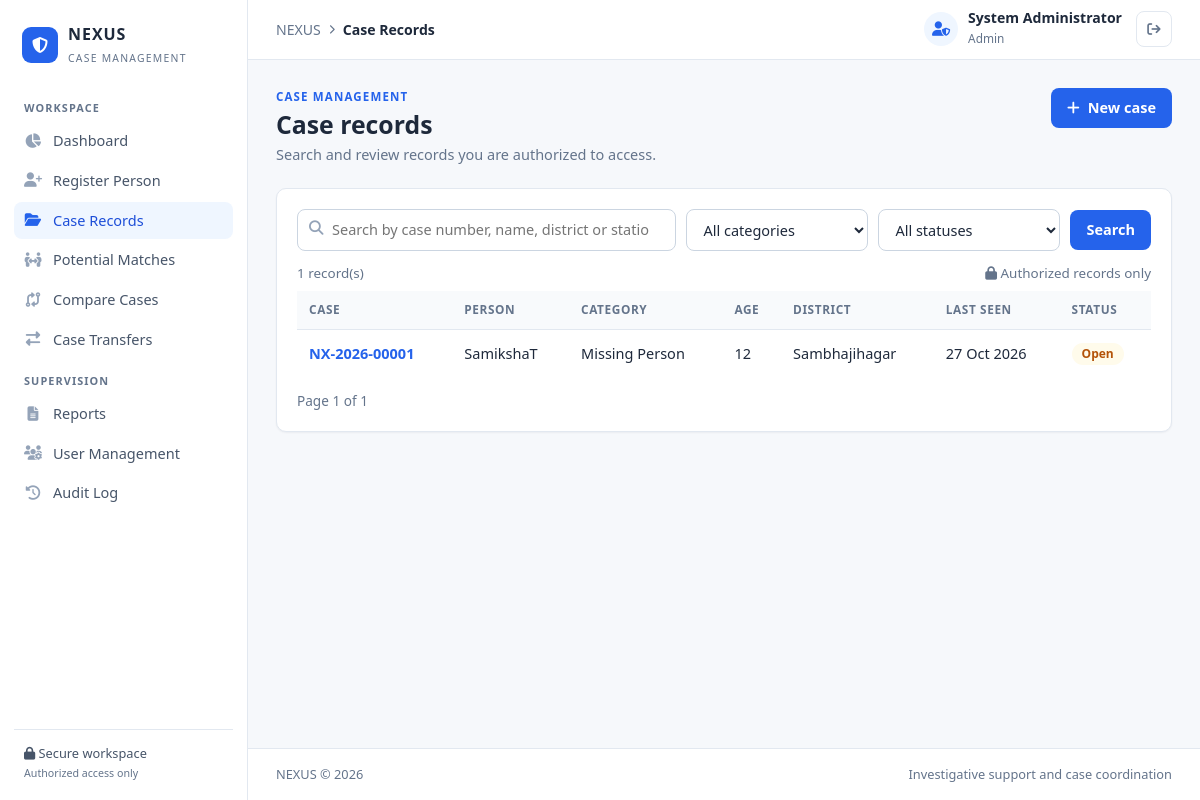
The app's page /cases (signed in) with its own data.
### tables this page shows
CREATE TABLE users (
    id INTEGER PRIMARY KEY AUTOINCREMENT,
    username TEXT NOT NULL UNIQUE,
    full_name TEXT NOT NULL,
    password_hash TEXT NOT NULL,
    role TEXT NOT NULL DEFAULT 'Officer',
    active INTEGER NOT NULL DEFAULT 1,
    must_change INTEGER NOT NULL DEFAULT 1,
    created_at TEXT NOT NULL DEFAULT CURRENT_TIMESTAMP
);

CREATE TABLE cases (
    id INTEGER PRIMARY KEY AUTOINCREMENT,
    case_number TEXT NOT NULL UNIQUE,
    case_reference TEXT,
    category TEXT NOT NULL DEFAULT 'Missing Person',
    full_name TEXT NOT NULL,
    age INTEGER,
    gender TEXT,
    height INTEGER,
    identifying_features TEXT,
    clothing TEXT,
    district TEXT NOT NULL,
    police_station TEXT,
    date_missing TEXT,
    date_reported TEXT,
    last_seen_location TEXT,
    notes TEXT,
    status TEXT NOT NULL DEFAULT 'Open',
    reported_by INTEGER REFERENCES users(id) ON DELETE SET NULL,
    created_at TEXT NOT NULL DEFAULT CURRENT_TIMESTAMP
);

### app.py (the view)
@app.route("/cases")
@login_required
def cases():
    q = (request.args.get("q") or "").strip()
    category = request.args.get("category") or ""
    status = request.args.get("status") or ""
    page = to_int(request.args.get("page"), 1, 100000) or 1
    where, params = ["1=1"], []
    if q:
        where.append("(full_name LIKE ? OR case_number LIKE ? OR case_reference LIKE ? "
                     "OR district LIKE ? OR police_station LIKE ?)")
        params += [f"%{q}%"] * 5
    if category in CATEGORIES:
        where.append("category = ?")
        params.append(category)
    else:
        category = ""
    if status in STATUSES:
        where.append("status = ?")
        params.append(status)
    else:
        status = ""
    clause = " AND ".join(where)
    total = query(f"SELECT COUNT(*) FROM cases WHERE {clause}", params, one=True)[0]
    pages = max((total + PAGE_SIZE - 1) // PAGE_SIZE, 1)
    page = min(page, pages)
    rows = query(f"SELECT * FROM cases WHERE {clause} ORDER BY id DESC LIMIT ? OFFSET ?",
                 params + [PAGE_SIZE, (page - 1) * PAGE_SIZE])
    base_args = {k: v for k, v in {"q": q, "category": category, "status": status}.items() if v}
    return render_template("cases.html", cases=rows, total=total, page=page, pages=pages,
                           q=q, category=category, status=status, base_args=base_args)

### app.py (called while the page is built)
def get_db():
    if "db" not in g:
        g.db = sqlite3.connect(DATABASE)
        g.db.row_factory = sqlite3.Row
        g.db.execute("PRAGMA foreign_keys = ON")
    return g.db

def query(sql, params=(), one=False):
    rows = get_db().execute(sql, params).fetchall()
    if one:
        return rows[0] if rows else None
    return rows

def csrf_token():
    if "_csrf" not in session:
        session["_csrf"] = secrets.token_hex(16)
    return session["_csrf"]

@app.before_request
def load_user_and_protect():
    g.user = None
    if session.get("user_id"):
        user = query("SELECT * FROM users WHERE id = ? AND active = 1",
                     (session["user_id"],), one=True)
        if user:
            g.user = user
        else:
            session.clear()
    if request.method == "POST":
        sent = request.form.get("_csrf", "")
        if not sent or not secrets.compare_digest(sent, session.get("_csrf", "")):
            abort(400)
    if (g.user and g.user["must_change"]
            and request.endpoint not in {"account", "logout", "static"}):
        flash("Please set a new password before continuing.", "warning")
        return redirect(url_for("account"))

@app.after_request
def security_headers(resp):
    resp.headers.setdefault("X-Content-Type-Options", "nosniff")
    resp.headers.setdefault("X-Frame-Options", "DENY")
    resp.headers.setdefault("Referrer-Policy", "same-origin")
    resp.headers.setdefault("Cache-Control", "no-store")
    return resp

def login_required(view):
    @wraps(view)
    def wrapped(*args, **kwargs):
        if not g.user:
            flash("Please sign in to continue.", "warning")
            return redirect(url_for("login", next=request.path))
        return view(*args, **kwargs)
    return wrapped

@app.context_processor
def inject_globals():
    return {
        "current_user": g.get("user"),
        "csrf_input": lambda: Markup(
            f'<input type="hidden" name="_csrf" value="{csrf_token()}">'),
        "STATUSES": STATUSES, "CATEGORIES": CATEGORIES, "GENDERS": GENDERS,
        "ROLES": ROLES, "MATCH_STATUSES": MATCH_STATUSES,
        "TRANSFER_REASONS": TRANSFER_REASONS,
        "year": datetime.now().year,
    }

def parse_date(value):
    try:
        return datetime.strptime(value, "%Y-%m-%d").date()
    except (TypeError, ValueError):
        return None

def pretty_date(value):
    parsed = parse_date((value or "")[:10])
    return parsed.strftime("%d %b %Y") if parsed else "—"

### templates/cases.html (shortened to what this page needs)
{% extends "base.html" %}
{% block breadcrumb %}Case Records{% endblock %}
{% block content %}
<section class="page-heading">
    <div>
        <div class="eyebrow">CASE MANAGEMENT</div>
        <h1>Case records</h1>
        <p>Search and review records you are authorized to access.</p>
    </div>
    <a href="{{ url_for('new_case') }}" class="button button-primary"><i class="fa-solid fa-plus"></i> New case</a>
</section>
<section class="panel">
    <form method="GET" class="filter-toolbar">
        <div class="search-field">
            <i class="fa-solid fa-magnifying-glass"></i>
            <input name="q" type="search" value="{{ q }}" placeholder="Search by case number, name, district or station…">
        </div>
        <select name="category" aria-label="Category">
            <option value="">All categories</option>
        </select>
        <select name="status" aria-label="Status">
            <option value="">All statuses</option>
        </select>
        <button class="button button-primary" type="submit">Search</button>
    </form>
    <div class="table-meta">
        <span>{{ total }} record(s)</span>
        <span><i class="fa-solid fa-lock"></i> Authorized records only</span>
    </div>
    {% if cases %}
    <div class="table-wrap">
        <table>
            <thead><tr>
                <th>Case</th><th>Person</th><th>Category</th><th>Age</th>
                <th>District</th><th>Last seen</th><th>Status</th>
            </tr></thead>
            <tbody>
            {% for c in cases %}
            <tr>
                <td class="case-id"><a href="{{ url_for('case_detail', case_id=c['id']) }}">{{ c['case_number'] }}</a></td>
                <td>{{ c['full_name'] }}</td>
                <td>{{ c['category'] }}</td>
                <td>{{ c['age'] if c['age'] is not none else '—' }}</td>
                <td>{{ c['district'] }}</td>
                <td>{{ c['date_missing']|pretty_date }}</td>
                <td><span class="badge badge-{{ c['status']|slug }}">{{ c['status'] }}</span></td>
            </tr>
            {% endfor %}
            </tbody>
        </table>
    </div>
    <div class="pager">
        <span>Page {{ page }} of {{ pages }}</span>
    </div>
    {% else %}
    <div class="empty-state"><i class="fa-solid fa-folder-open"></i>
        <h3>No cases found</h3><p>Try a different search or register a new case.</p></div>
    {% endif %}
</section>
{% endblock %}

### templates/base.html (shortened to what this page needs)
<!DOCTYPE html>
<html lang="en">
<head>
    <link rel="stylesheet" href="{{ url_for('static', filename='css/style.css') }}">
    <link rel="stylesheet" href="https://cdnjs.cloudflare.com/ajax/libs/font-awesome/6.5.2/css/all.min.css">
</head>
<body>
<div class="app-shell">
    <aside class="sidebar" id="sidebar">
        <a class="brand" href="{{ url_for('dashboard') }}">
            <span class="brand-icon"><i class="fa-solid fa-shield-halved"></i></span>
            <span><strong>NEXUS</strong><small>CASE MANAGEMENT</small></span>
        </a>
        <div class="sidebar-label">WORKSPACE</div>
        <nav class="nav-menu">
            <a href="{{ url_for('dashboard') }}" class="{{ 'active' if request.endpoint == 'dashboard' }}">
                <i class="fa-solid fa-chart-pie"></i> Dashboard</a>
            <a href="{{ url_for('new_case') }}" class="{{ 'active' if request.endpoint == 'new_case' }}">
                <i class="fa-solid fa-user-plus"></i> Register Person</a>
            <a href="{{ url_for('cases') }}" class="{{ 'active' if request.endpoint in ('cases', 'case_detail', 'edit_case') }}">
                <i class="fa-solid fa-folder-open"></i> Case Records</a>
            <a href="{{ url_for('matches') }}" class="{{ 'active' if request.endpoint == 'matches' }}">
                <i class="fa-solid fa-people-arrows-left-right"></i> Potential Matches</a>
            <a href="{{ url_for('compare') }}" class="{{ 'active' if request.endpoint == 'compare' }}">
                <i class="fa-solid fa-code-compare"></i> Compare Cases</a>
            <a href="{{ url_for('transfers') }}" class="{{ 'active' if request.endpoint == 'transfers' }}">
                <i class="fa-solid fa-right-left"></i> Case Transfers</a>
        </nav>
        {% if current_user and current_user['role'] in ('Supervisor', 'Admin') %}
        <div class="sidebar-label">SUPERVISION</div>
        <nav class="nav-menu">
            <a href="{{ url_for('reports') }}" class="{{ 'active' if request.endpoint == 'reports' }}">
                <i class="fa-solid fa-file-lines"></i> Reports</a>
            {% if current_user['role'] == 'Admin' %}
            <a href="{{ url_for('users') }}" class="{{ 'active' if request.endpoint == 'users' }}">
                <i class="fa-solid fa-users-gear"></i> User Management</a>
            <a href="{{ url_for('audit_log') }}" class="{{ 'active' if request.endpoint == 'audit_log' }}">
                <i class="fa-solid fa-clock-rotate-left"></i> Audit Log</a>
            {% endif %}
        </nav>
        {% endif %}
        <div class="sidebar-footer">
            <div><i class="fa-solid fa-lock"></i> Secure workspace</div>
            <small>Authorized access only</small>
        </div>
    </aside>
    <div class="main-area">
        <header class="topbar">
            <div class="breadcrumb">
                <span>NEXUS</span><i class="fa-solid fa-chevron-right"></i>
                <strong>{% block breadcrumb %}Dashboard{% endblock %}</strong>
            </div>
            <div class="topbar-right">
                <a class="officer-profile" href="{{ url_for('account') }}" title="Account settings">
                    <span class="avatar"><i class="fa-solid fa-user-shield"></i></span>
                    <span class="officer-info">
                        <strong>{{ current_user['full_name'] if current_user else 'Officer' }}</strong>
                        <small>{{ current_user['role'] if current_user else '' }}</small>
                    </span>
                </a>
                <form method="POST" action="{{ url_for('logout') }}">
                    <button class="icon-button" type="submit" title="Sign out" aria-label="Sign out">
                        <i class="fa-solid fa-arrow-right-from-bracket"></i>
                    </button>
                </form>
            </div>
        </header>
        <main class="page-content">
            {% block content %}{% endblock %}
        </main>
        <footer class="page-footer">
            <span>NEXUS &copy; {{ year }}</span>
            <span>Investigative support and case coordination</span>
        </footer>
    </div>
</div>
</body>
</html>

### records on screen
users: full_name "System Administrator", role "Admin"
cases: case_number "NX-2026-00001", full_name "SamikshaT", category "Missing Person", age "12", district "Sambhajihagar", date_missing|pretty_date "27 Oct 2026", status "Open"

### other values on screen
{{ total }} "1"
{{ page }} "1"
{{ pages }} "1"
